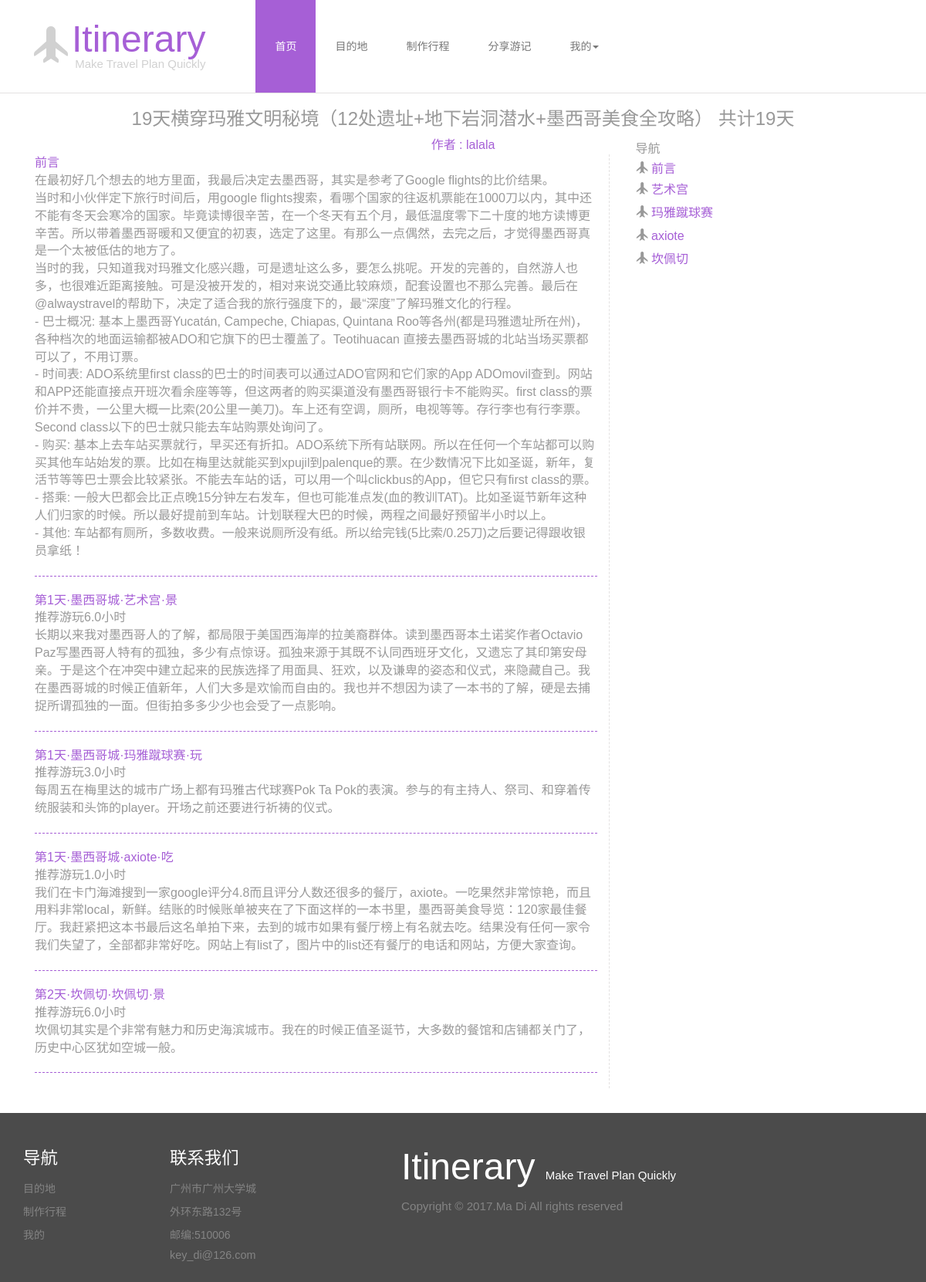
The page /article/38 on the database its author committed.
### blog/models.py (models this page shows, shortened)
class Plan(models.Model):
    id = models.AutoField(primary_key=True)
    PLANTYPE_CHOICES = (
        ('plan','行程'),
        ('article','游记'),
    )
    plantype=models.CharField(
        max_length=10,
        choices=PLANTYPE_CHOICES,
        default='plan')
    date=models.DateField(null=True)
    planname = models.CharField(max_length=30)
    author = models.CharField(max_length=30)
    makedate = models.DateField(auto_now_add=True)
    editdate = models.DateField(auto_now=True)
    days = models.DecimalField(max_digits=2, decimal_places=0)
    locations = models.CharField(max_length=30)
    cases = models.ManyToManyField(Case)
    description = models.TextField(null=True)

class User(models.Model):
    id = models.AutoField(primary_key=True)
    username = models.CharField(
        max_length=30,
        unique=True,
        error_messages = {
            'max_length':'用户名过长',
            'required':'用户名不能为空',
            'invalid':'输入类型错误'
        }
    )
    password = models.CharField(
        max_length=30,
        error_messages = {
            'max_length':'密码过长',
            'required':'密码不能为空'
        }
    )
    email = models.EmailField(
        error_messages={
            'required':'邮箱不能为空',
            'invalid':'邮箱规则不符合'
        }
    )
    tel = models.CharField(max_length=15)
    nickname = models.CharField(max_length=30,null=True)
    myplan = models.ManyToManyField('Plan', related_name='+')
    myarticle = models.ManyToManyField('Plan', related_name='+')
    favoriteplan = models.ManyToManyField('Plan',related_name='+')
    favoritecase = models.ManyToManyField('Case',related_name='+')
    favoritearticle = models.ManyToManyField('Plan',related_name='+')

class Case(models.Model):
    id = models.AutoField(primary_key=True)
    casename = models.CharField(max_length=30)
    location = models.CharField(max_length=30)
    hours = models.DecimalField(max_digits=2, decimal_places=1)
    day = models.DecimalField(max_digits=2, decimal_places=0,default=1)
    description = models.TextField(null=True)
    CASETYPE_CHOICES = (
        ('food','吃'),
        ('shop','买'),
        ('play','玩'),
        ('view','景'),
        ('live','住'),
        ('other','其他'),
    )
    casetype = models.CharField(
        max_length=4,
        choices=CASETYPE_CHOICES,
        default='play'
    )

### blog/views.py (the view)
# urls.py: url(r'^article/(\d*)$',blog_views.article),
def article(req,articleid):
    if req.method=="POST":
        username=req.session.get('username')
        user=User.objects.get(username=username)
        article = Plan.objects.get(id=articleid)
        cases= article.cases.all().order_by('day')
        newplan=req.POST.get("myplan")
        a,b = newplan.split(',')
        newcase=Case.objects.get(id=a)
        oldplan=Plan.objects.get(id=b)
        oldplan.cases.add(newcase)
        return render_to_response('article.html',{'username':username,
                'article':article, 'cases':cases,'user':user,
                'author':User.objects.get(username=article.author)})
    else:
        username=req.session.get('username')
        article = Plan.objects.get(id=articleid)
        cases= article.cases.all().order_by('day')
        if username:
            user=User.objects.get(username=username)
            return render_to_response('article.html',{'username':username,
                'article':article, 'cases':cases,'user':user,
                'author':User.objects.get(username=article.author)})
        else:
            return render_to_response('article.html',{'article':article,
                'cases':cases,'author':User.objects.get(username=article.author)})

### blog/templates/article.html (shortened to what this page needs)
{% extends 'base.html' %}
{% block content %}
<div class="container">
	<div class="article">
		<h3> {{article.planname}} 共计{{article.days}}天
		</h3>
		<center><a href="/u/{{author.id}}">作者 : {{author.nickname}}</a></center>
		<div class="col-md-8 articleleft">
			<a name="before">前言</a>
			<p>{{article.description|linebreaks}}</p>
			<hr />
			{% for case in cases%}
				<div class="singlecase">
					<a name="{{case.casename}}">第{{case.day}}天·{{case.location}}·{{case.casename}}·{{case.get_casetype_display}}</a>
					<p>推荐游玩{{case.hours}}小时</p>
					<p>{{case.description|linebreaks}}</p>
					<hr />
				</div>
			{%endfor%}
		</div>
		<div class="articleright" id="articleright">
			<p>导航</p>
			<i class="glyphicon glyphicon-plane" aria-hidden="true"></i><a name="before"> 前言</a>
			{% for case in cases%}
			<p><a href="#{{case.casename}}"><i class="glyphicon glyphicon-plane" aria-hidden="true"></i> {{case.casename}}</a></p>
			{%endfor%}
		</div>
	</div>
</div>
{% endblock content %}

### blog/static/css/style.css (style rules this page uses)
html, body { font-size: 100%; background: #fff; font-family: 'Montserrat', sans-serif !important; }
p { margin:0; }
hr { border-top:1px dashed rgb(166, 95, 214); border-left: 1px dashed rgb(166, 95, 214); }
.article h3 { text-align: center; color:#999; }
.article p, .article .add { color:#999; }
.article a { color:rgb(166, 95, 214); }
.articleleft { margin-right: 20px; border-right:1px dashed #E3E2E2; }
.articleright i { color:#999; }
.articleright p { line-height: 30px; }
.articleright { float: right; position: absolute; top:178px; right:25%; padding-left: 20px; }

### rows shown on the page
Plan: planname "19天横穿玛雅文明秘境（12处遗址+地下岩洞潜水+墨西哥美食全攻略）", days "19", description "在最初好几个想去的地方里面，我最后决定去墨西哥，其实是参考了Google flights的比价结果。 当时和小伙伴定下旅行时间后，用google flights搜索，看哪个国家的往返机票能在1000刀以内，其中还不能有冬天会寒冷的国家。毕竟读博很辛苦，在一个冬天有五个月，最低温度零下二十度的地方读博更辛苦。所以带着墨西哥暖和又便宜的初衷，选定了这里。有那么一点偶然，去完之后，才觉得墨西哥真是一个太被低估的地方了。 当时的我，只知道我对玛雅文化感兴趣，可是遗址这么多，要怎么挑呢。开发的完善的，自然游人也多，也很难近距离接触。可是没被开发的，相对来说交通比较麻烦，配套设置也不那么完善。最后在@alwaystravel的帮助下，决定了适合我的旅行强度下的，最“深度”了解玛雅文化的行程。 - 巴士概况: 基本上墨西哥Yucatán, Campeche, Chiapas, Quintana Roo等各州(都是玛雅遗址所在州)，各种档次的地面运输都被ADO和它旗下的巴士覆盖了。Teotihuacan 直接去墨西哥城的北站当场买票都可以了，不用订票。 - 时间表: ADO系统里first class的巴士的时间表可以通过ADO官网和它们家的App ADOmovil查到。网站和APP还能直接点开班次看余座等等，但这两者的购买渠道没有墨西哥银行卡不能购买。first class的票价并不贵，一公里大概一比索(20公里一美刀)。车上还有空调，厕所，电视等等。存行李也有行李票。Second class以下的巴士就只能去车站购票处询问了。 - 购买:…"
User: nickname "lalala"
Case: day "1", location "墨西哥城", casename "艺术宫", casetype "景", hours "6.0", description "长期以来我对墨西哥人的了解，都局限于美国西海岸的拉美裔群体。读到墨西哥本土诺奖作者Octavio Paz写墨西哥人特有的孤独，多少有点惊讶。孤独来源于其既不认同西班牙文化，又遗忘了其印第安母亲。于是这个在冲突中建立起来的民族选择了用面具、狂欢，以及谦卑的姿态和仪式，来隐藏自己。我在墨西哥城的时候正值新年，人们大多是欢愉而自由的。我也并不想因为读了一本书的了解，硬是去捕捉所谓孤独的一面。但街拍多多少少也会受了一点影响。"
Case: day "1", location "墨西哥城", casename "玛雅蹴球赛", casetype "玩", hours "3.0", description "每周五在梅里达的城市广场上都有玛雅古代球赛Pok Ta Pok的表演。参与的有主持人、祭司、和穿着传统服装和头饰的player。开场之前还要进行祈祷的仪式。"
Case: day "1", location "墨西哥城", casename "axiote", casetype "吃", hours "1.0", description "我们在卡门海滩搜到一家google评分4.8而且评分人数还很多的餐厅，axiote。一吃果然非常惊艳，而且用料非常local，新鲜。结账的时候账单被夹在了下面这样的一本书里，墨西哥美食导览：120家最佳餐厅。我赶紧把这本书最后这名单拍下来，去到的城市如果有餐厅榜上有名就去吃。结果没有任何一家令我们失望了，全部都非常好吃。网站上有list了，图片中的list还有餐厅的电话和网站，方便大家查询。"
Case: day "2", location "坎佩切", casename "坎佩切", casetype "景", hours "6.0", description "坎佩切其实是个非常有魅力和历史海滨城市。我在的时候正值圣诞节，大多数的餐馆和店铺都关门了，历史中心区犹如空城一般。"
